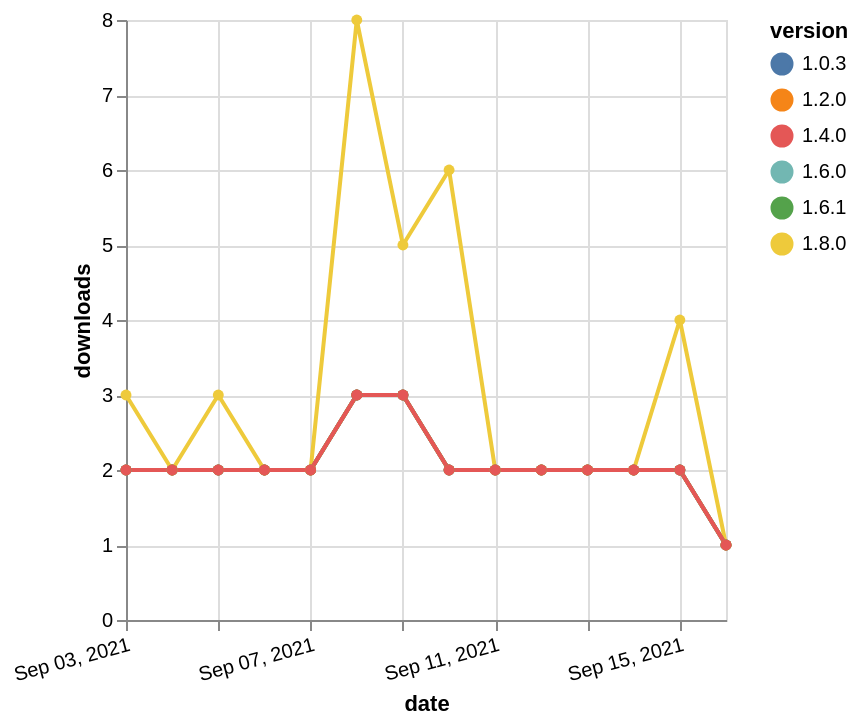

Describe this chart as a Vega-Lite specification.
### Vega-Lite specification from a JSON file in a GitHub repository (floating-point values rounded to 4 significant figures)
{"$schema": "https://vega.github.io/schema/vega-lite/v5.json", "description": "A simple bar chart with embedded data.", "data": {"values": [{"date": "2021-09-03", "total": 676, "delta": 2, "version": "1.6.0"}, {"date": "2021-09-04", "total": 678, "delta": 2, "version": "1.6.0"}, {"date": "2021-09-05", "total": 680, "delta": 2, "version": "1.6.0"}, {"date": "2021-09-06", "total": 682, "delta": 2, "version": "1.6.0"}, {"date": "2021-09-07", "total": 684, "delta": 2, "version": "1.6.0"}, {"date": "2021-09-08", "total": 687, "delta": 3, "version": "1.6.0"}, {"date": "2021-09-09", "total": 690, "delta": 3, "version": "1.6.0"}, {"date": "2021-09-10", "total": 692, "delta": 2, "version": "1.6.0"}, {"date": "2021-09-11", "total": 694, "delta": 2, "version": "1.6.0"}, {"date": "2021-09-12", "total": 696, "delta": 2, "version": "1.6.0"}, {"date": "2021-09-13", "total": 698, "delta": 2, "version": "1.6.0"}, {"date": "2021-09-14", "total": 700, "delta": 2, "version": "1.6.0"}, {"date": "2021-09-15", "total": 702, "delta": 2, "version": "1.6.0"}, {"date": "2021-09-16", "total": 703, "delta": 1, "version": "1.6.0"}, {"date": "2021-09-03", "total": 366, "delta": 2, "version": "1.6.1"}, {"date": "2021-09-04", "total": 368, "delta": 2, "version": "1.6.1"}, {"date": "2021-09-05", "total": 370, "delta": 2, "version": "1.6.1"}, {"date": "2021-09-06", "total": 372, "delta": 2, "version": "1.6.1"}, {"date": "2021-09-07", "total": 374, "delta": 2, "version": "1.6.1"}, {"date": "2021-09-08", "total": 377, "delta": 3, "version": "1.6.1"}, {"date": "2021-09-09", "total": 380, "delta": 3, "version": "1.6.1"}, {"date": "2021-09-10", "total": 382, "delta": 2, "version": "1.6.1"}, {"date": "2021-09-11", "total": 384, "delta": 2, "version": "1.6.1"}, {"date": "2021-09-12", "total": 386, "delta": 2, "version": "1.6.1"}, {"date": "2021-09-13", "total": 388, "delta": 2, "version": "1.6.1"}, {"date": "2021-09-14", "total": 390, "delta": 2, "version": "1.6.1"}, {"date": "2021-09-15", "total": 392, "delta": 2, "version": "1.6.1"}, {"date": "2021-09-16", "total": 393, "delta": 1, "version": "1.6.1"}, {"date": "2021-09-03", "total": 241, "delta": 3, "version": "1.8.0"}, {"date": "2021-09-04", "total": 243, "delta": 2, "version": "1.8.0"}, {"date": "2021-09-05", "total": 246, "delta": 3, "version": "1.8.0"}, {"date": "2021-09-06", "total": 248, "delta": 2, "version": "1.8.0"}, {"date": "2021-09-07", "total": 250, "delta": 2, "version": "1.8.0"}, {"date": "2021-09-08", "total": 258, "delta": 8, "version": "1.8.0"}, {"date": "2021-09-09", "total": 263, "delta": 5, "version": "1.8.0"}, {"date": "2021-09-10", "total": 269, "delta": 6, "version": "1.8.0"}, {"date": "2021-09-11", "total": 271, "delta": 2, "version": "1.8.0"}, {"date": "2021-09-12", "total": 273, "delta": 2, "version": "1.8.0"}, {"date": "2021-09-13", "total": 275, "delta": 2, "version": "1.8.0"}, {"date": "2021-09-14", "total": 277, "delta": 2, "version": "1.8.0"}, {"date": "2021-09-15", "total": 281, "delta": 4, "version": "1.8.0"}, {"date": "2021-09-16", "total": 282, "delta": 1, "version": "1.8.0"}, {"date": "2021-09-03", "total": 1661, "delta": 2, "version": "1.0.3"}, {"date": "2021-09-04", "total": 1663, "delta": 2, "version": "1.0.3"}, {"date": "2021-09-05", "total": 1665, "delta": 2, "version": "1.0.3"}, {"date": "2021-09-06", "total": 1667, "delta": 2, "version": "1.0.3"}, {"date": "2021-09-07", "total": 1669, "delta": 2, "version": "1.0.3"}, {"date": "2021-09-08", "total": 1672, "delta": 3, "version": "1.0.3"}, {"date": "2021-09-09", "total": 1675, "delta": 3, "version": "1.0.3"}, {"date": "2021-09-10", "total": 1677, "delta": 2, "version": "1.0.3"}, {"date": "2021-09-11", "total": 1679, "delta": 2, "version": "1.0.3"}, {"date": "2021-09-12", "total": 1681, "delta": 2, "version": "1.0.3"}, {"date": "2021-09-13", "total": 1683, "delta": 2, "version": "1.0.3"}, {"date": "2021-09-14", "total": 1685, "delta": 2, "version": "1.0.3"}, {"date": "2021-09-15", "total": 1687, "delta": 2, "version": "1.0.3"}, {"date": "2021-09-16", "total": 1688, "delta": 1, "version": "1.0.3"}, {"date": "2021-09-03", "total": 1456, "delta": 2, "version": "1.2.0"}, {"date": "2021-09-04", "total": 1458, "delta": 2, "version": "1.2.0"}, {"date": "2021-09-05", "total": 1460, "delta": 2, "version": "1.2.0"}, {"date": "2021-09-06", "total": 1462, "delta": 2, "version": "1.2.0"}, {"date": "2021-09-07", "total": 1464, "delta": 2, "version": "1.2.0"}, {"date": "2021-09-08", "total": 1467, "delta": 3, "version": "1.2.0"}, {"date": "2021-09-09", "total": 1470, "delta": 3, "version": "1.2.0"}, {"date": "2021-09-10", "total": 1472, "delta": 2, "version": "1.2.0"}, {"date": "2021-09-11", "total": 1474, "delta": 2, "version": "1.2.0"}, {"date": "2021-09-12", "total": 1476, "delta": 2, "version": "1.2.0"}, {"date": "2021-09-13", "total": 1478, "delta": 2, "version": "1.2.0"}, {"date": "2021-09-14", "total": 1480, "delta": 2, "version": "1.2.0"}, {"date": "2021-09-15", "total": 1482, "delta": 2, "version": "1.2.0"}, {"date": "2021-09-16", "total": 1483, "delta": 1, "version": "1.2.0"}, {"date": "2021-09-03", "total": 1013, "delta": 2, "version": "1.4.0"}, {"date": "2021-09-04", "total": 1015, "delta": 2, "version": "1.4.0"}, {"date": "2021-09-05", "total": 1017, "delta": 2, "version": "1.4.0"}, {"date": "2021-09-06", "total": 1019, "delta": 2, "version": "1.4.0"}, {"date": "2021-09-07", "total": 1021, "delta": 2, "version": "1.4.0"}, {"date": "2021-09-08", "total": 1024, "delta": 3, "version": "1.4.0"}, {"date": "2021-09-09", "total": 1027, "delta": 3, "version": "1.4.0"}, {"date": "2021-09-10", "total": 1029, "delta": 2, "version": "1.4.0"}, {"date": "2021-09-11", "total": 1031, "delta": 2, "version": "1.4.0"}, {"date": "2021-09-12", "total": 1033, "delta": 2, "version": "1.4.0"}, {"date": "2021-09-13", "total": 1035, "delta": 2, "version": "1.4.0"}, {"date": "2021-09-14", "total": 1037, "delta": 2, "version": "1.4.0"}, {"date": "2021-09-15", "total": 1039, "delta": 2, "version": "1.4.0"}, {"date": "2021-09-16", "total": 1040, "delta": 1, "version": "1.4.0"}]}, "width": "container", "mark": {"type": "line", "point": {"filled": true}}, "encoding": {"x": {"field": "date", "type": "temporal", "timeUnit": "yearmonthdate", "title": "date", "axis": {"labelAngle": -15}}, "y": {"field": "delta", "type": "quantitative", "title": "downloads"}, "color": {"field": "version", "type": "nominal"}, "tooltip": {"field": "delta"}}}
